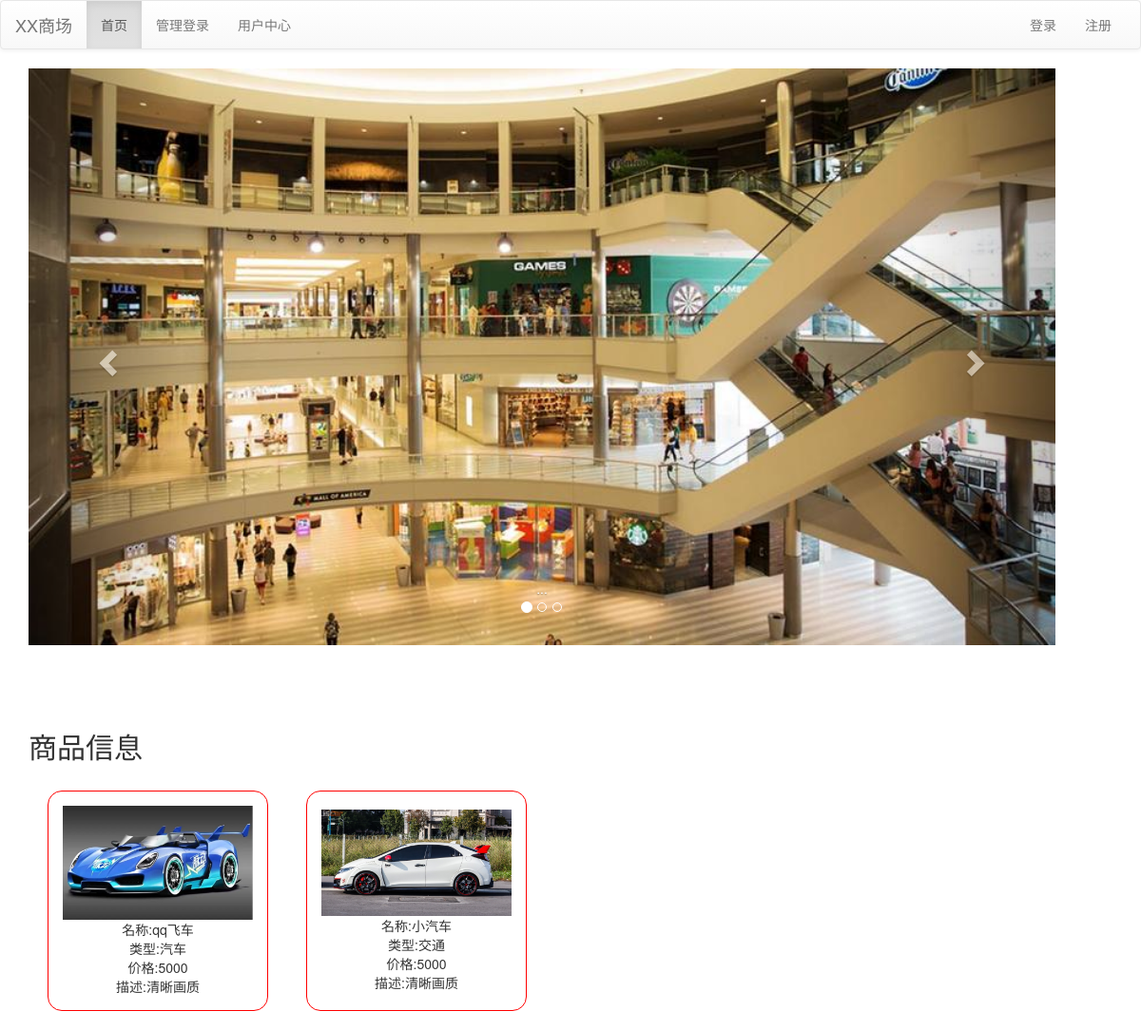
The page / on the database its author committed.
### mywb/models.py (models this page shows)
class Goods(models.Model):
    name = models.CharField(verbose_name="商品名称", max_length=100)
    price = models.CharField(verbose_name="商品价格", max_length=100)
    goodstype = models.CharField(verbose_name="商品类型", max_length=100)
    image= models.CharField(verbose_name="商品图片", max_length=100)
    goodsdesc = models.CharField(verbose_name="商品描述", max_length=1000)

### mywb/views.py (the view)
# urls.py: path("",wb.index),
def index(request):
    msg = Publicmsg.objects.all()
    service = Service.objects.all()
    promotion = Promotion.objects.all()
    goods=Goods.objects.all()
    shls = Merchant.objects.all()
    return render(request, 'index.html', {'msg': msg, 'services': service, 'promotions': promotion, 'goods': goods})

### mywb/templates/index.html (shortened to what this page needs)
{% extends 'layout.html' %}
{% load static %}
{% block content %}
    <div id="carousel-example-generic" class="carousel slide" data-ride="carousel" style="height: 607px;width: 1080px;">
        <ol class="carousel-indicators">
            <li data-target="#carousel-example-generic" data-slide-to="0" class="active"></li>
            <li data-target="#carousel-example-generic" data-slide-to="1"></li>
            <li data-target="#carousel-example-generic" data-slide-to="2"></li>
        </ol>
        <div class="carousel-inner lbt" role="listbox">
            <div class="item active">
                <img src="{% static 'images/b1.jpg' %}" alt="...">
                <div class="carousel-caption">
                    ...
                </div>
            </div>
        </div>
        <a class="left carousel-control" href="#carousel-example-generic" role="button" data-slide="prev">
            <span class="glyphicon glyphicon-chevron-left" aria-hidden="true"></span>
        </a>
        <a class="right carousel-control" href="#carousel-example-generic" role="button" data-slide="next">
            <span class="glyphicon glyphicon-chevron-right" aria-hidden="true"></span>
        </a>
    </div>
    <div class="marquee">
        <div class="marquee-text">商城促销火爆进行中...</div>
    </div>
    <h2>商品信息</h2>
    <div class="goods">
        {% for item in goods %}
        <div class="goods-item">
            <img src="{{item.image}}">
            <span>名称:{{ item.name }}</span>
            <span>类型:{{ item.goodstype }}</span>
             <span>价格:{{ item.price }}</span>
        <span>描述:{{ item.goodsdesc }}</span>
        </div>
       {% endfor %}
    </div>
  </div>
{% endblock %}

### mywb/templates/layout.html (shortened to what this page needs)
{% load static %}
<!DOCTYPE html>
<html lang="en">
<head>
<link rel="stylesheet" href="https://cdn.bootcdn.net/ajax/libs/twitter-bootstrap/3.4.1/css/bootstrap.min.css">
<link rel="stylesheet" href="https://cdn.bootcdn.net/ajax/libs/twitter-bootstrap/3.4.1/css/bootstrap-theme.min.css">
</head>
<body>
<nav class="navbar navbar-default">
  <div class="container-fluid">
    <div class="navbar-header">
      <a class="navbar-brand" href="#">XX商场</a>
    </div>
    <div class="collapse navbar-collapse" id="bs-example-navbar-collapse-1">
      <ul class="nav navbar-nav">
        <li class="active"><a href="/index/">首页 <span class="sr-only">(current)</span></a></li>
           <li><a href="/adminlogin/">管理登录</a></li>
          <li><a href="/my">用户中心</a></li>
      </ul>
      <ul class="nav navbar-nav navbar-right">
        <li><a href="/login">登录</a></li>
        <li><a href="/register">注册</a></li>
      </ul>
    </div>
  </div>
</nav>
<div class="container">
    {% block content %}
    {% endblock %}
</body>
</html>

### mywb/templates/index.html (style rules this page uses)
.lbt { width: 1080px; height: 607px; }
.carousel-inner { width: 1080px; height: 607px; }
.carousel-inner img { width: 1080px; }
.marquee { width: 100%; white-space: nowrap; overflow: hidden; box-sizing: border-box; margin-top: 50px; }
.marquee-text { display: inline-block; padding-left: 100%; animation: marquee 5s linear infinite; }
.goods { display: flex; flex-direction: row; }
.goods-item { display: flex; flex-direction: column; justify-content: center; align-items: center; border: 1px solid red; border-radius: 15px; padding: 15px; margin: 20px; }
.goods-item img { width: 200px; }

### rows shown on the page
Goods: image (picture), name "qq飞车", goodstype "汽车", price "5000", goodsdesc "清晰画质"
Goods: image (picture), name "小汽车", goodstype "交通", price "5000", goodsdesc "清晰画质"
